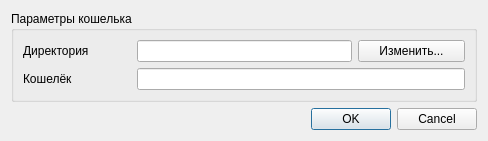
<?xml version="1.0" encoding="UTF-8"?>
<ui version="4.0">
 <class>SettingsDialog</class>
 <widget class="QDialog" name="SettingsDialog">
  <property name="windowModality">
   <enum>Qt::ApplicationModal</enum>
  </property>
  <property name="geometry">
   <rect>
    <x>0</x>
    <y>0</y>
    <width>488</width>
    <height>141</height>
   </rect>
  </property>
  <property name="windowTitle">
   <string>Настройки</string>
  </property>
  <property name="windowIcon">
   <iconset resource="../resources/resouce.qrc">
    <normaloff>:/kwallet.png</normaloff>:/kwallet.png</iconset>
  </property>
  <layout class="QGridLayout" name="_main_layout">
   <item row="0" column="0">
    <widget class="QGroupBox" name="_wallet_box">
     <property name="title">
      <string>Параметры кошелька</string>
     </property>
     <property name="checkable">
      <bool>false</bool>
     </property>
     <property name="checked">
      <bool>false</bool>
     </property>
     <layout class="QGridLayout" name="_wallet_box_layout">
      <item row="0" column="1" colspan="2">
       <widget class="QLineEdit" name="_directory"/>
      </item>
      <item row="1" column="0">
       <widget class="QLabel" name="_wallet_name_label">
        <property name="text">
         <string>Кошелёк</string>
        </property>
       </widget>
      </item>
      <item row="0" column="0">
       <widget class="QLabel" name="_directory_label">
        <property name="text">
         <string>Директория</string>
        </property>
       </widget>
      </item>
      <item row="0" column="3">
       <widget class="QPushButton" name="_directory_button">
        <property name="text">
         <string>Изменить...</string>
        </property>
       </widget>
      </item>
      <item row="1" column="1" colspan="3">
       <widget class="QLineEdit" name="_wallet_name"/>
      </item>
     </layout>
    </widget>
   </item>
   <item row="2" column="0">
    <widget class="QDialogButtonBox" name="_button_box">
     <property name="orientation">
      <enum>Qt::Horizontal</enum>
     </property>
     <property name="standardButtons">
      <set>QDialogButtonBox::Cancel|QDialogButtonBox::Ok</set>
     </property>
    </widget>
   </item>
  </layout>
 </widget>
 <resources>
  <include location="../resources/resouce.qrc"/>
 </resources>
 <connections>
  <connection>
   <sender>_button_box</sender>
   <signal>accepted()</signal>
   <receiver>SettingsDialog</receiver>
   <slot>accept()</slot>
   <hints>
    <hint type="sourcelabel">
     <x>248</x>
     <y>254</y>
    </hint>
    <hint type="destinationlabel">
     <x>157</x>
     <y>274</y>
    </hint>
   </hints>
  </connection>
  <connection>
   <sender>_button_box</sender>
   <signal>rejected()</signal>
   <receiver>SettingsDialog</receiver>
   <slot>reject()</slot>
   <hints>
    <hint type="sourcelabel">
     <x>316</x>
     <y>260</y>
    </hint>
    <hint type="destinationlabel">
     <x>286</x>
     <y>274</y>
    </hint>
   </hints>
  </connection>
 </connections>
</ui>
